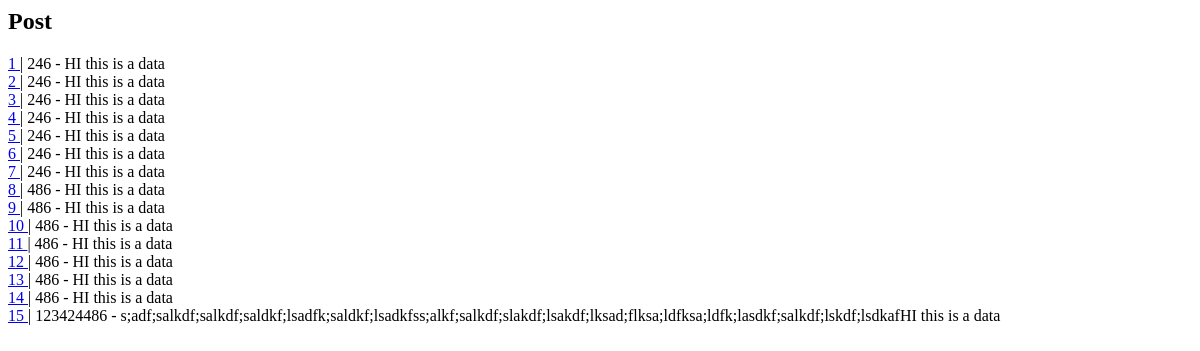
The app's page /posts/, older data.
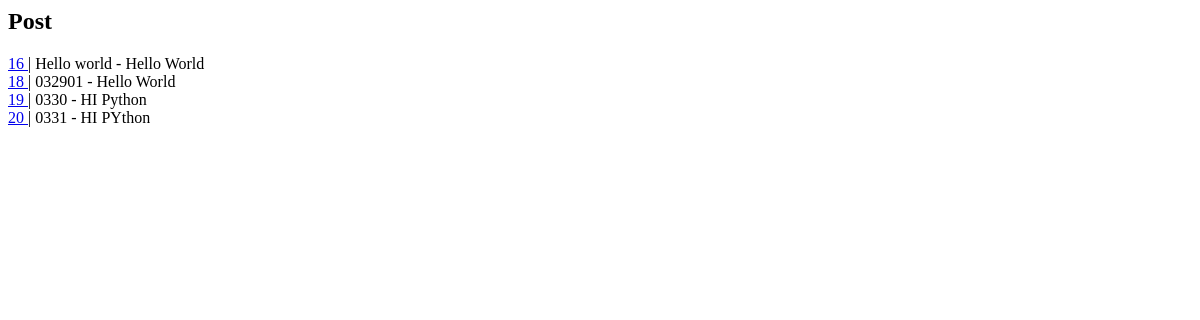
The same page, newer data.
### practice1/models.py (models this page shows, shortened)
class Post(models.Model):
    title = models.CharField(max_length=255)
    content = models.TextField(max_length=255)

### practice1/views.py (the view)
# urls.py: path('posts/', views.index),
def index(request):
    pall = Post.objects.all()
    return render(request,'posts/index.html', {
        'posts':pall,
    })

### templates/posts/index.html (shortened to what this page needs)
<h2>Post</h2>
{% for post in posts %}
  <a href="{% url 'posts_show' post.id }%">{{ post.id }} </a> | {{ post.title }}  - {{ post.content }}  <br>

Row changes from the older to the newer data that the page shows:
removed Post: id "1", title "246", content "HI this is a data"
removed Post: id "2", title "246", content "HI this is a data"
removed Post: id "3", title "246", content "HI this is a data"
removed Post: id "4", title "246", content "HI this is a data"
removed Post: id "5", title "246", content "HI this is a data"
removed Post: id "6", title "246", content "HI this is a data"
removed Post: id "7", title "246", content "HI this is a data"
removed Post: id "8", title "486", content "HI this is a data"
removed Post: id "9", title "486", content "HI this is a data"
removed Post: id "10", title "486", content "HI this is a data"
removed Post: id "11", title "486", content "HI this is a data"
removed Post: id "12", title "486", content "HI this is a data"
removed Post: id "13", title "486", content "HI this is a data"
removed Post: id "14", title "486", content "HI this is a data"
removed Post: id "15", title "123424486", content "s;adf;salkdf;salkdf;saldkf;lsadfk;saldkf;lsadkfss;alkf;salkdf;slakdf;lsakdf;lksad;flksa;ldfksa;ldfk;lasdkf;salkdf;lskdf;lsdkafHI this is a data"
added Post: id "16", title "Hello world", content "Hello World"
added Post: id "18", title "032901", content "Hello World"
added Post: id "19", title "0330", content "HI Python"
added Post: id "20", title "0331", content "HI PYthon"
